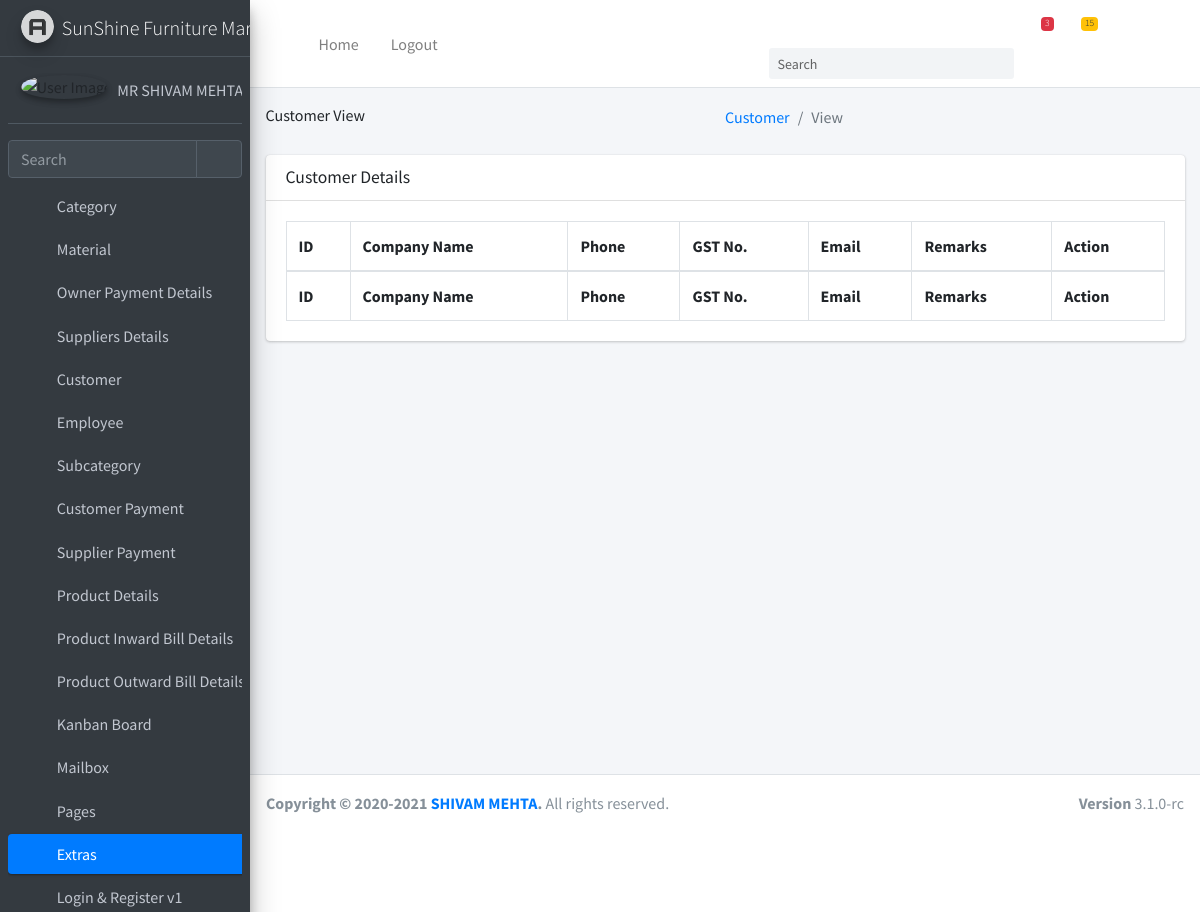
Before: /customer/view/ (upper part) with the older database file.
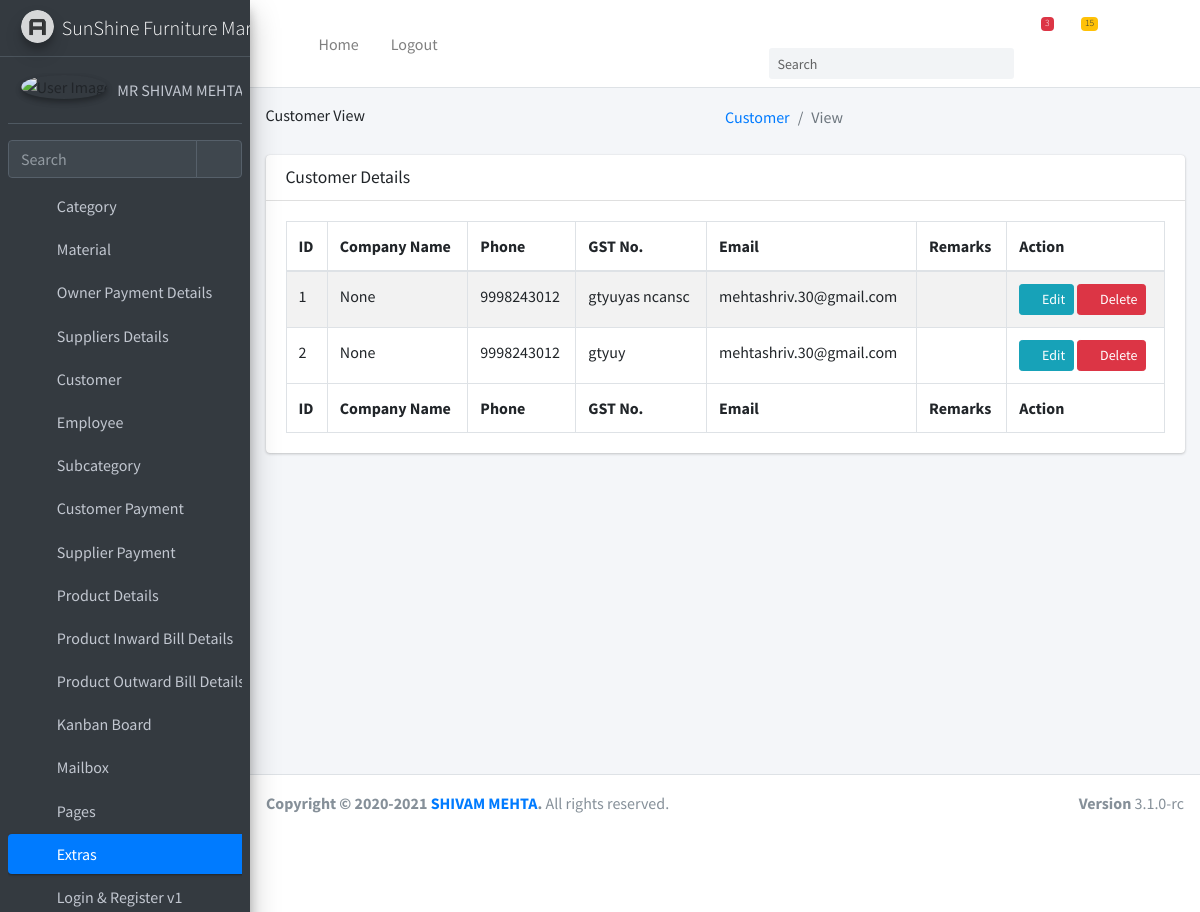
After: the same page with the newer database file.
### customer/models.py (models this page shows, shortened)
class customer(models.Model):
    companyname=models.CharField(max_length=100,null=True,blank=True)
    firstname=models.CharField(max_length=100)
    middlename=models.CharField(max_length=100)
    lastname=models.CharField(max_length=100)
    house_no=models.CharField(max_length=100)
    streetname=models.CharField(max_length=100)
    areaname=models.CharField(max_length=100)
    city=models.CharField(max_length=100)
    pincode=models.CharField(max_length=10)
    state=models.CharField(max_length=100)
    country=models.CharField(max_length=100)
    phoneno=models.CharField(max_length=10)
    DOB=models.CharField(max_length=10)
    gender=models.CharField(max_length=10)
    GSTno=models.CharField(max_length=100,null=True,blank=True)
    emailid=models.CharField(max_length=100)
    contact_person_name=models.CharField(max_length=100)
    remark=models.TextField(null=True,blank=True)
    photo=models.ImageField(upload_to='photos',blank=True,default='default.jpg')
    documnets=models.FileField(upload_to='docs',default='')

### customer/views.py (the view)
# urls.py: path("view/", ViewCustomer.as_view(), name="Customer-view"),
class ViewCustomer(ListView):
    model = customer
    context_object_name = 'customers'

### customer/templates/customer/customer_list.html (shortened to what this page needs)
{% extends "users/layout.html" %}
{% load static  %}
{% load crispy_forms_field %}
{% block extra_css %}
  <link rel="stylesheet" href="{% static 'plugins/datatables-bs4/css/dataTables.bootstrap4.min.css'%}">
  <link rel="stylesheet" href="{% static 'plugins/datatables-responsive/css/responsive.bootstrap4.min.css'%}">
  <link rel="stylesheet" href="{% static 'plugins/datatables-buttons/css/buttons.bootstrap4.min.css'%}">
{% endblock %}
{% block header_title %}
    Customer View
{% endblock %}
{% block breadcrumb %}
    <ol class="breadcrumb float-sm-right">
              <li class="breadcrumb-item"><a href="#">Customer</a></li>
              <li class="breadcrumb-item active">View</li>
            </ol>
{% endblock %}
{% block body%}
    <section class="content">
      <div class="container-fluid">
        <div class="row">
          <div class="col-12">
            <div class="card">
              <div class="card-header">
                <h3 class="card-title">Customer Details</h3>
              </div>
              <div class="card-body">
                <table id="example1" class="table table-bordered table-striped">
                  <thead>
                  <tr>
                      <th>ID</th>
                      <th>Company Name</th>
                      <th>Phone</th>
                      <th>GST No.</th>
                      <th>Email </th>
                      <th>Remarks</th>
                      <th>Action</th>
                  </tr>
                  </thead>
                  <tbody>
                   {% for c in customers %}
                       <tr>
                           <td>{{ c.id }}</td>
                           <td>{{ c.companyname }}</td>
                           <td>{{ c.phoneno }}</td>
                           <td>{{ c.GSTno }}</td>
                           <td>{{ c.emailid }}</td>
                           <td>{{ s.remark | safe}}</td>
                           <td><a class="btn btn-info btn-sm" href="{% url 'Customer-update' c.id %}">
                                  <i class="fas fa-pencil-alt">
                                  </i>
                                  Edit
                              </a>
                            <a class="btn btn-danger btn-sm" href="{% url 'Customer-delete' c.id %}">
                                  <i class="fas fa-trash">
                                  </i>
                                  Delete
                              </a>
                           </td>
                       </tr>
                   {% endfor %}
                  </tbody>
                  <tfoot>
                  <tr>
                      <th>ID</th>
                      <th>Company Name</th>
                      <th>Phone</th>
                      <th>GST No.</th>
                      <th>Email </th>
                      <th>Remarks</th>
                      <th>Action</th>
                  </tr>
                  </tfoot>
                </table>
              </div>
            </div>
          </div>
        </div>
      </div>
    </section>
{% endblock %}

Changed rows visible on the page:
added customer: id "1", companyname "None", phoneno "9998243012", GSTno "gtyuyas ncansc", emailid "mehtashriv.30@gmail.com"
added customer: id "2", companyname "None", phoneno "9998243012", GSTno "gtyuy", emailid "mehtashriv.30@gmail.com"
